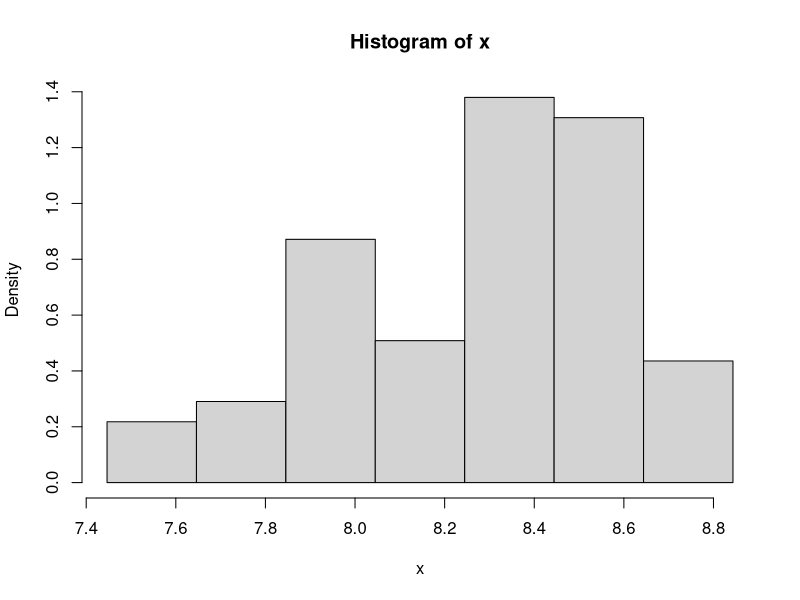

Write R code to recreate this figure. (Note: this script raises an error after producing the figure.)
## ---- chunk 1
knitr::opts_chunk$set(echo = TRUE)
## ---- chunk 2
# f,(-i)(xi) = ((n*b*f^h(xi)-1)/(n-l)) - (l/b)
## ---- chunk 3
cdrate.df <-read.table("./01_assignment/cdrate.dat")
head(cdrate.df)
x <- cdrate.df[,1]
## ---- chunk 4
A <- min(x)-.05*diff(range(x)) 
Z <- max(x)+.05*diff(range(x))
nbr <- 7
## ---- chunk 5
hx <- hist(x,breaks=seq(A,Z,length=nbr+1),freq=F)
## ---- chunk 6
hx_f <- stepfun(hx$breaks,c(0,hx$density,0))
## ---- chunk 7
y=hx_f(x)

# TODO add points to plot
## ---- chunk 8
b = hx$breaks[2] - hx$breaks[1]
f = function(x) (x*length(x)*b-1)/(b*(length(x)-1))
hx_loocv=f(hx$density)

# TODO plot
## ---- chunk 9
b = hx$breaks[2] - hx$breaks[1]
f = function(x) (x*length(x)*b-1)/(b*(length(x)-1))
hx_loocv=f(hx$density)
## ---- chunk 10
nbr = seq(1,15)
for(element in nrb) {
   hx <- hist(x,breaks=seq(A,Z,length=nbr+1),freq=F)
   for(k in seq(1,length(x))){
      # x= TODO 

   }
   

}
## ---- chunk 11
seq((Z-A)/15,(Z-A)/1,length=30)
## ---- chunk 12
hx <- hist(x,breaks=seq(A,Z+b,by=b), plot=F)
## ---- chunk 13
plot(hx,freq = FALSE)
## ---- chunk 14
#  TODO
## ---- chunk 15
# TODO
## ---- chunk 16
kx <- density(x)
kx_f <- approxfun(x=kx$x, y=kx$y, method='linear', rule=2)
## ---- chunk 17
# TODO
